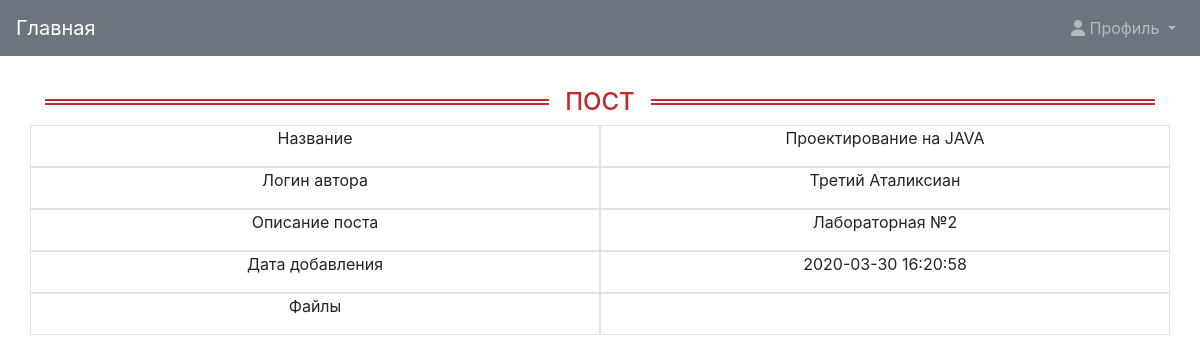
The page /one_post.php?post_id=24 on the database its author committed.
### tables this page shows
CREATE TABLE `posts` (
  `post_id` bigint(20) UNSIGNED NOT NULL,
  `post_name` varchar(255) NOT NULL,
  `user_name` varchar(255) NOT NULL,
  `post_description` varchar(500) NOT NULL,
  `date_add` datetime NOT NULL
);

### one_post.php (the view, shortened to what this page needs)
<?php include_once ('session.php');
include_once ('Include/connection.php');
include_once ('Include/css_connect.php');
require ('header.php');
$base='posts';
$id=$_GET['post_id'];
$sql2= "SELECT * FROM $base WHERE post_id=:id";
$result = $connection->prepare($sql2);
$result->bindParam(':id',$id,PDO::PARAM_INT);
$result->execute();
$myString=$result->fetch();
$dirMain='public/files_student/'.$id.'/';
$filesPath=scandir($dirMain);
unset($filesPath[0], $filesPath[1]);
?>
<div class="container margin-15">
    <div class="header-h1 header-h1-center">
        <h1>Пост</h1>
    </div>
    <div class="row row-cols-2">
        <div class="col myDiv hovers"><p class="text-center">Название</p></div>
        <div class="col myDiv"><p class="text-center"><?=$myString['post_name']?></p></div>
    </div>
    <div class="row row-cols-2">
        <div class="col myDiv hovers"><p class="text-center">Логин автора</p></div>
        <div class="col myDiv"><p class="text-center"><?=$myString['user_name']?></p></div>
    </div>
    <div class="row row-cols-2">
        <div class="col myDiv hovers"><p class="text-center">Описание поста</p></div>
        <div class="col myDiv"><p class="text-center"><?=$myString['post_description']?></p></div>
    </div>
    <div class="row row-cols-2">
        <div class="col myDiv hovers"><p class="text-center">Дата добавления</p></div>
        <div class="col myDiv"><p class="text-center"><?=$myString['date_add']?></p></div>
    </div>
    <div class="row row-cols-2">
        <div class="col myDiv hovers"><p class="text-center">Файлы</p></div>
        <div class="col myDiv"><?=addLinks($filesPath,$dirMain)?></div>
    </div>
</div>

### public/css/style.css (style rules this page uses)
.myDiv { border: 1px solid #dee2e6!important; overflow: auto; }
.hovers { cursor: pointer; }
.header-h1 { position: relative; margin-bottom: .5rem; }
.header-h1::after { content: ""; position: absolute; border-top: 2px solid #c62828; border-bottom: 2px solid #c62828; height: .375rem; left: 0; top: 50%; width: 100%; transform: translateY(-50%); z-index: -999; }
.header-h1 h1 { font-size: 1.5rem; color: #c62828; display: inline-block; background: #fff; margin-bottom: 0; padding-right: 1rem; text-transform: uppercase; }
.header-h1-center { text-align: center; }
.header-h1-center h1 { padding-left: 1rem; }
.margin-15 { margin-top: 2rem; }

### rows shown on the page
posts: post_name "Проектирование на JAVA", user_name "Третий Аталиксиан", post_description "Лабораторная №2", date_add "2020-03-30 16:20:58"
